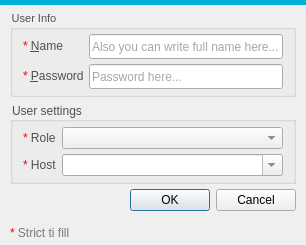
<?xml version="1.0" encoding="UTF-8"?>
<ui version="4.0">
 <class>AddUser</class>
 <widget class="QDialog" name="AddUser">
  <property name="geometry">
   <rect>
    <x>0</x>
    <y>0</y>
    <width>306</width>
    <height>228</height>
   </rect>
  </property>
  <property name="windowTitle">
   <string>Dialog</string>
  </property>
  <layout class="QGridLayout" name="gridLayout">
   <property name="leftMargin">
    <number>0</number>
   </property>
   <property name="topMargin">
    <number>0</number>
   </property>
   <property name="rightMargin">
    <number>0</number>
   </property>
   <property name="bottomMargin">
    <number>0</number>
   </property>
   <property name="spacing">
    <number>0</number>
   </property>
   <item row="1" column="0">
    <widget class="QFrame" name="mainFrame">
     <property name="frameShape">
      <enum>QFrame::NoFrame</enum>
     </property>
     <property name="frameShadow">
      <enum>QFrame::Raised</enum>
     </property>
     <layout class="QVBoxLayout" name="verticalLayout">
      <property name="spacing">
       <number>5</number>
      </property>
      <property name="leftMargin">
       <number>10</number>
      </property>
      <property name="topMargin">
       <number>5</number>
      </property>
      <property name="rightMargin">
       <number>10</number>
      </property>
      <property name="bottomMargin">
       <number>5</number>
      </property>
      <item>
       <widget class="QFrame" name="frame">
        <property name="font">
         <font>
          <pointsize>10</pointsize>
         </font>
        </property>
        <property name="styleSheet">
         <string notr="true"/>
        </property>
        <property name="frameShape">
         <enum>QFrame::NoFrame</enum>
        </property>
        <property name="frameShadow">
         <enum>QFrame::Raised</enum>
        </property>
        <layout class="QGridLayout" name="gridLayout_2">
         <property name="leftMargin">
          <number>0</number>
         </property>
         <property name="topMargin">
          <number>0</number>
         </property>
         <property name="rightMargin">
          <number>0</number>
         </property>
         <property name="bottomMargin">
          <number>0</number>
         </property>
         <property name="spacing">
          <number>0</number>
         </property>
         <item row="0" column="0">
          <widget class="QGroupBox" name="groupBox">
           <property name="sizePolicy">
            <sizepolicy hsizetype="Expanding" vsizetype="Fixed">
             <horstretch>0</horstretch>
             <verstretch>0</verstretch>
            </sizepolicy>
           </property>
           <property name="font">
            <font>
             <pointsize>8</pointsize>
            </font>
           </property>
           <property name="styleSheet">
            <string notr="true">color: rgb(80, 80, 80);</string>
           </property>
           <property name="title">
            <string>User Info</string>
           </property>
           <layout class="QGridLayout" name="gridLayout_3">
            <property name="leftMargin">
             <number>10</number>
            </property>
            <property name="topMargin">
             <number>5</number>
            </property>
            <property name="rightMargin">
             <number>10</number>
            </property>
            <property name="bottomMargin">
             <number>5</number>
            </property>
            <property name="spacing">
             <number>5</number>
            </property>
            <item row="0" column="0">
             <widget class="QLabel" name="name_label">
              <property name="layoutDirection">
               <enum>Qt::LeftToRight</enum>
              </property>
              <property name="frameShape">
               <enum>QFrame::NoFrame</enum>
              </property>
              <property name="text">
               <string>&lt;html&gt;&lt;head/&gt;&lt;body&gt;&lt;p&gt;&lt;span style=&quot; color:#ff0000;&quot;&gt;*&lt;/span&gt; &amp;amp;Name&lt;/p&gt;&lt;/body&gt;&lt;/html&gt;</string>
              </property>
              <property name="buddy">
               <cstring>name</cstring>
              </property>
             </widget>
            </item>
            <item row="1" column="1">
             <widget class="QLineEdit" name="password">
              <property name="minimumSize">
               <size>
                <width>0</width>
                <height>25</height>
               </size>
              </property>
              <property name="maximumSize">
               <size>
                <width>16777215</width>
                <height>25</height>
               </size>
              </property>
              <property name="frame">
               <bool>true</bool>
              </property>
              <property name="echoMode">
               <enum>QLineEdit::PasswordEchoOnEdit</enum>
              </property>
              <property name="placeholderText">
               <string>Password here...</string>
              </property>
              <property name="clearButtonEnabled">
               <bool>true</bool>
              </property>
             </widget>
            </item>
            <item row="0" column="1">
             <widget class="QLineEdit" name="name">
              <property name="minimumSize">
               <size>
                <width>0</width>
                <height>25</height>
               </size>
              </property>
              <property name="maximumSize">
               <size>
                <width>16777215</width>
                <height>25</height>
               </size>
              </property>
              <property name="inputMask">
               <string/>
              </property>
              <property name="frame">
               <bool>true</bool>
              </property>
              <property name="cursorPosition">
               <number>0</number>
              </property>
              <property name="placeholderText">
               <string>Also you can write full name here...</string>
              </property>
              <property name="clearButtonEnabled">
               <bool>true</bool>
              </property>
             </widget>
            </item>
            <item row="1" column="0">
             <widget class="QLabel" name="password_label">
              <property name="text">
               <string>&lt;html&gt;&lt;head/&gt;&lt;body&gt;&lt;p&gt;&lt;span style=&quot; color:#ff0000;&quot;&gt;*&lt;/span&gt; &amp;amp;Password&lt;/p&gt;&lt;/body&gt;&lt;/html&gt;</string>
              </property>
              <property name="buddy">
               <cstring>password</cstring>
              </property>
             </widget>
            </item>
           </layout>
          </widget>
         </item>
        </layout>
       </widget>
      </item>
      <item>
       <widget class="QFrame" name="frame_2">
        <property name="frameShape">
         <enum>QFrame::NoFrame</enum>
        </property>
        <property name="frameShadow">
         <enum>QFrame::Raised</enum>
        </property>
        <layout class="QGridLayout" name="gridLayout_5">
         <property name="leftMargin">
          <number>0</number>
         </property>
         <property name="topMargin">
          <number>0</number>
         </property>
         <property name="rightMargin">
          <number>0</number>
         </property>
         <property name="bottomMargin">
          <number>0</number>
         </property>
         <property name="spacing">
          <number>0</number>
         </property>
         <item row="0" column="0">
          <widget class="QGroupBox" name="properties">
           <property name="enabled">
            <bool>true</bool>
           </property>
           <property name="sizePolicy">
            <sizepolicy hsizetype="Expanding" vsizetype="Fixed">
             <horstretch>0</horstretch>
             <verstretch>0</verstretch>
            </sizepolicy>
           </property>
           <property name="styleSheet">
            <string notr="true">color: rgb(80, 80, 80);</string>
           </property>
           <property name="title">
            <string>User settings</string>
           </property>
           <layout class="QGridLayout">
            <property name="leftMargin">
             <number>10</number>
            </property>
            <property name="topMargin">
             <number>5</number>
            </property>
            <property name="rightMargin">
             <number>10</number>
            </property>
            <property name="bottomMargin">
             <number>5</number>
            </property>
            <property name="spacing">
             <number>5</number>
            </property>
            <item row="0" column="0">
             <widget class="QLabel" name="role_label">
              <property name="sizePolicy">
               <sizepolicy hsizetype="Fixed" vsizetype="Preferred">
                <horstretch>0</horstretch>
                <verstretch>0</verstretch>
               </sizepolicy>
              </property>
              <property name="frameShape">
               <enum>QFrame::NoFrame</enum>
              </property>
              <property name="text">
               <string>&lt;html&gt;&lt;head/&gt;&lt;body&gt;&lt;p&gt;&lt;span style=&quot; color:#ff0000;&quot;&gt;*&lt;/span&gt; Role&lt;/p&gt;&lt;/body&gt;&lt;/html&gt;</string>
              </property>
             </widget>
            </item>
            <item row="2" column="0">
             <widget class="QLabel" name="host_label">
              <property name="sizePolicy">
               <sizepolicy hsizetype="Fixed" vsizetype="Preferred">
                <horstretch>0</horstretch>
                <verstretch>0</verstretch>
               </sizepolicy>
              </property>
              <property name="frameShape">
               <enum>QFrame::NoFrame</enum>
              </property>
              <property name="text">
               <string>&lt;html&gt;&lt;head/&gt;&lt;body&gt;&lt;p&gt;&lt;span style=&quot; color:#ff0000;&quot;&gt;*&lt;/span&gt; Host&lt;/p&gt;&lt;/body&gt;&lt;/html&gt;</string>
              </property>
             </widget>
            </item>
            <item row="0" column="1">
             <widget class="QComboBox" name="role">
              <property name="sizePolicy">
               <sizepolicy hsizetype="Expanding" vsizetype="Fixed">
                <horstretch>0</horstretch>
                <verstretch>0</verstretch>
               </sizepolicy>
              </property>
              <property name="editable">
               <bool>false</bool>
              </property>
              <property name="currentText">
               <string notr="true"/>
              </property>
              <property name="insertPolicy">
               <enum>QComboBox::NoInsert</enum>
              </property>
             </widget>
            </item>
            <item row="2" column="1">
             <widget class="QComboBox" name="host">
              <property name="sizePolicy">
               <sizepolicy hsizetype="Expanding" vsizetype="Fixed">
                <horstretch>0</horstretch>
                <verstretch>0</verstretch>
               </sizepolicy>
              </property>
              <property name="editable">
               <bool>true</bool>
              </property>
              <property name="currentText">
               <string notr="true"/>
              </property>
              <property name="insertPolicy">
               <enum>QComboBox::NoInsert</enum>
              </property>
             </widget>
            </item>
           </layout>
          </widget>
         </item>
        </layout>
       </widget>
      </item>
      <item>
       <layout class="QHBoxLayout" name="horizontalLayout">
        <property name="spacing">
         <number>0</number>
        </property>
        <property name="leftMargin">
         <number>0</number>
        </property>
        <property name="topMargin">
         <number>0</number>
        </property>
        <property name="rightMargin">
         <number>0</number>
        </property>
        <property name="bottomMargin">
         <number>0</number>
        </property>
        <item>
         <spacer name="horizontalSpacer">
          <property name="orientation">
           <enum>Qt::Horizontal</enum>
          </property>
          <property name="sizeHint" stdset="0">
           <size>
            <width>40</width>
            <height>20</height>
           </size>
          </property>
         </spacer>
        </item>
        <item>
         <widget class="QDialogButtonBox" name="buttonBox">
          <property name="orientation">
           <enum>Qt::Horizontal</enum>
          </property>
          <property name="standardButtons">
           <set>QDialogButtonBox::Cancel|QDialogButtonBox::Ok</set>
          </property>
         </widget>
        </item>
       </layout>
      </item>
      <item>
       <widget class="QLabel" name="label_3">
        <property name="maximumSize">
         <size>
          <width>16777215</width>
          <height>5</height>
         </size>
        </property>
        <property name="autoFillBackground">
         <bool>false</bool>
        </property>
        <property name="pixmap">
         <pixmap resource="resource.qrc">:/ico/shad2.png</pixmap>
        </property>
        <property name="scaledContents">
         <bool>true</bool>
        </property>
        <property name="alignment">
         <set>Qt::AlignCenter</set>
        </property>
       </widget>
      </item>
      <item>
       <widget class="QLabel" name="label">
        <property name="styleSheet">
         <string notr="true">color: rgb(120,120,120);</string>
        </property>
        <property name="text">
         <string>&lt;html&gt;&lt;head/&gt;&lt;body&gt;&lt;p&gt;&lt;span style=&quot; color:#ff0000;&quot;&gt;  *&lt;/span&gt; Strict ti fill&lt;/p&gt;&lt;/body&gt;&lt;/html&gt;</string>
        </property>
        <property name="alignment">
         <set>Qt::AlignLeading|Qt::AlignLeft|Qt::AlignVCenter</set>
        </property>
       </widget>
      </item>
     </layout>
    </widget>
   </item>
   <item row="0" column="0">
    <widget class="QFrame" name="frame_3">
     <property name="maximumSize">
      <size>
       <width>16777215</width>
       <height>5</height>
      </size>
     </property>
     <property name="styleSheet">
      <string notr="true">	background-color: rgb(0, 176, 217);</string>
     </property>
     <property name="frameShape">
      <enum>QFrame::NoFrame</enum>
     </property>
     <property name="frameShadow">
      <enum>QFrame::Raised</enum>
     </property>
     <layout class="QHBoxLayout" name="horizontalLayout_2">
      <property name="spacing">
       <number>0</number>
      </property>
      <property name="leftMargin">
       <number>0</number>
      </property>
      <property name="topMargin">
       <number>0</number>
      </property>
      <property name="rightMargin">
       <number>0</number>
      </property>
      <property name="bottomMargin">
       <number>0</number>
      </property>
      <item>
       <widget class="QLabel" name="label_2">
        <property name="pixmap">
         <pixmap resource="resource.qrc">:/ico/shad1.png</pixmap>
        </property>
        <property name="scaledContents">
         <bool>true</bool>
        </property>
        <property name="alignment">
         <set>Qt::AlignCenter</set>
        </property>
       </widget>
      </item>
     </layout>
    </widget>
   </item>
  </layout>
 </widget>
 <resources>
  <include location="resource.qrc"/>
 </resources>
 <connections>
  <connection>
   <sender>buttonBox</sender>
   <signal>accepted()</signal>
   <receiver>AddUser</receiver>
   <slot>accept()</slot>
   <hints>
    <hint type="sourcelabel">
     <x>248</x>
     <y>254</y>
    </hint>
    <hint type="destinationlabel">
     <x>157</x>
     <y>274</y>
    </hint>
   </hints>
  </connection>
  <connection>
   <sender>buttonBox</sender>
   <signal>rejected()</signal>
   <receiver>AddUser</receiver>
   <slot>reject()</slot>
   <hints>
    <hint type="sourcelabel">
     <x>316</x>
     <y>260</y>
    </hint>
    <hint type="destinationlabel">
     <x>286</x>
     <y>274</y>
    </hint>
   </hints>
  </connection>
 </connections>
</ui>
